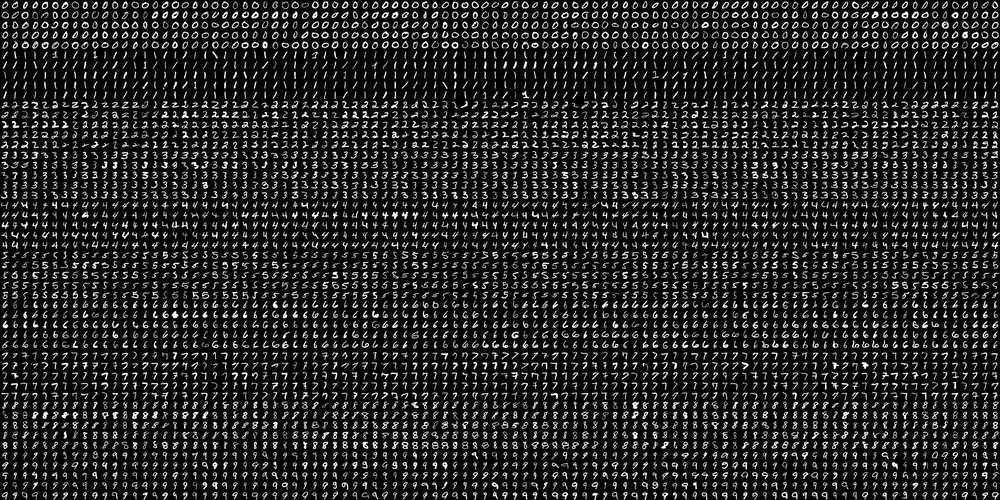
#> input picture code/ML/digits.png, 1000 x 500 px, shrunk from 2000 x 1000 before the run
$ python flip.py --image ML/digits.png
#> lines starting #> are read from the running program, lines starting #| are printed output that depends on the picture
import numpy as np
import argparse
import imutils
import cv2

ap=argparse.ArgumentParser()
ap.add_argument("-i","--image",help="Path To Image")

args=vars(ap.parse_args())

img=cv2.imread(args["image"])
#> img is the input picture: shape (500, 1000, 3); min 0, max 255, mean 36.1
cv2.imshow("original img",img)
cv2.waitKey(0)

flipped=cv2.flip(img,1)
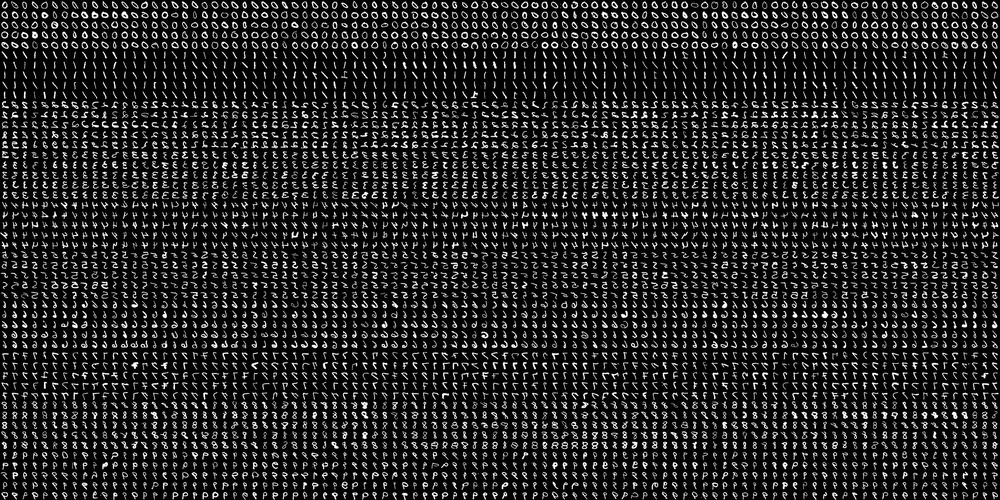
#> flipped: shape (500, 1000, 3); min 0, max 255, mean 36.1
cv2.imshow("flipped horizontal",flipped)
cv2.waitKey(0)

flipped=cv2.flip(img,0)
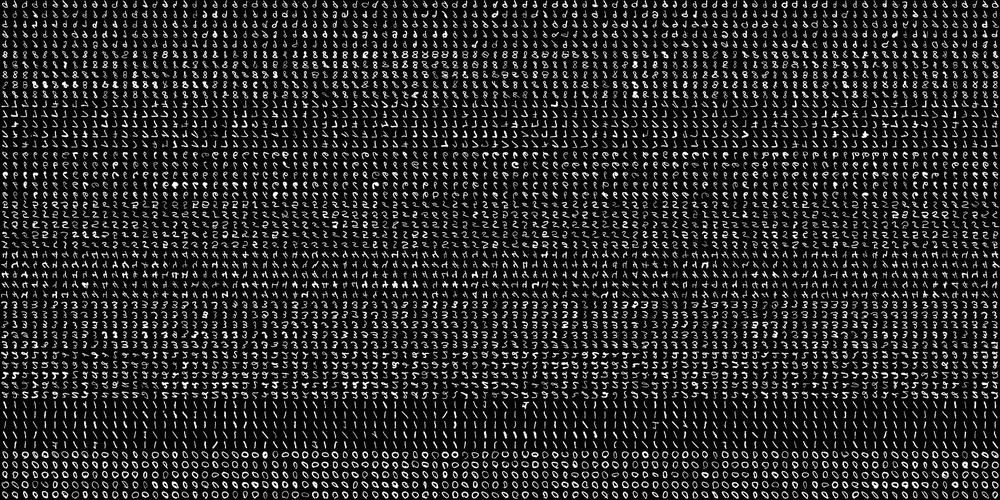
#> flipped: shape (500, 1000, 3); min 0, max 255, mean 36.1
cv2.imshow("flipped vertically",flipped)
cv2.waitKey(0)

flipped=cv2.flip(img,-1)
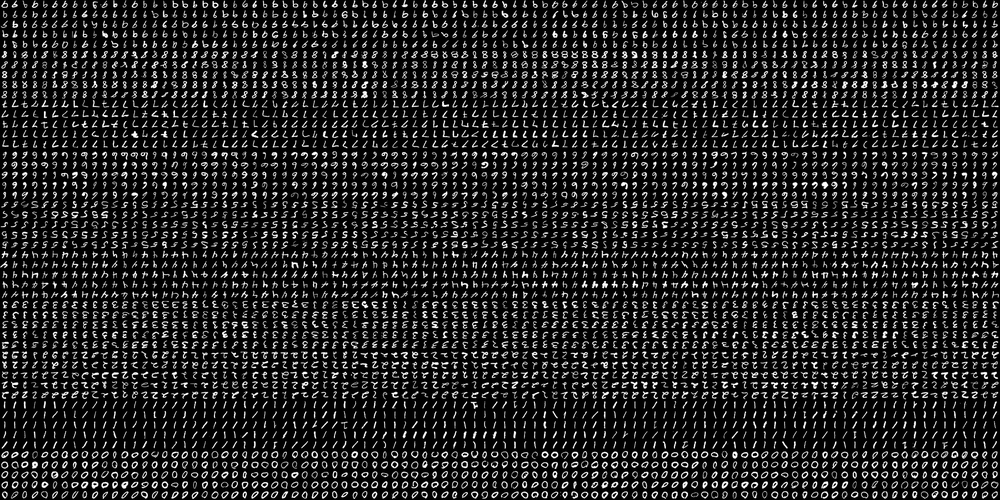
#> flipped: shape (500, 1000, 3); min 0, max 255, mean 36.1
cv2.imshow("flipped both",flipped)
cv2.waitKey(0)
